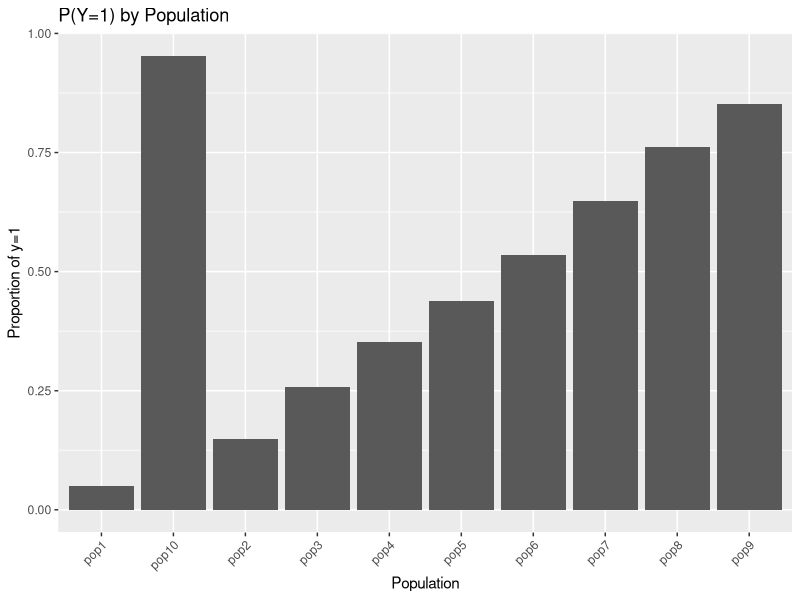
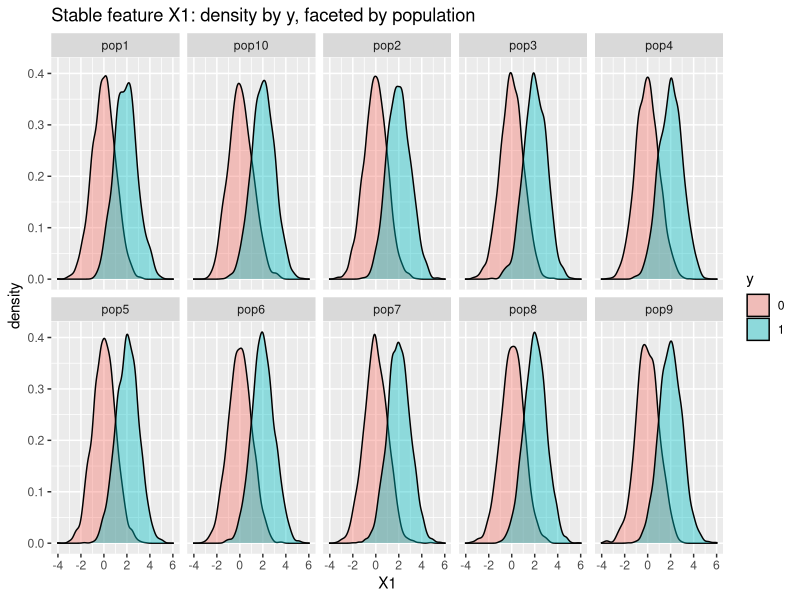
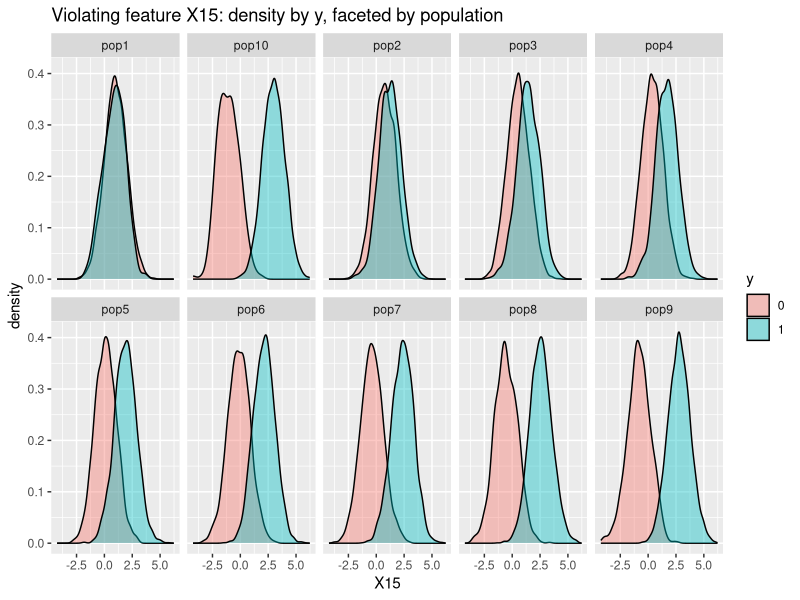

Generate these figures, in order, with R:
#set up
set.seed(42)

M <- 10 #number of pop


n <- 5000 # sample size for each pop

k <- 50 # total number of features

n_stable <- 10 #number of features that satisfy label shift

n_violate <- 20 # number of violating features:

n_noise <- 20 # number o noisy features

pi_vec <- seq(0.05, 0.95, length.out = M) # p(y=1) for each pop

# mu
stable_mu0 <- 0
stable_mu1 <- 2

violate_mu0 <- 0
violate_mu1 <- 2

shift_strength <- 1.0 # how strong the shift for each pop is

noise_mean <- 0
noise_sd <- 1


stable_idx  <- 1:n_stable # position for stable features

violate_idx <- (n_stable + 1):(n_stable + n_violate) #similar as above

noise_idx   <- (n_stable + n_violate + 1):k

feature_names <- paste0("X", 1:k) # name features X1, X2....

pop_factor <- seq(-1, 1, length.out = M) # create pop factor to shift each population


# generate data
dat <- data.frame()
# stable
for (m in 1:M) {
  y <- rbinom(n, size = 1, prob = pi_vec[m]) # generate labels for each pop
  
  X <- matrix(NA, nrow = n, ncol = k)# create empty matrix to store features for population m
  
  for (j in stable_idx) {
    mean_j <- ifelse(y == 1, stable_mu1, stable_mu0) # for each stable feature j, if y =1, mean be mu1,if not, mean be mu0
    
    X[, j] <- rnorm(n, mean = mean_j, sd = 1) # draw normal distribution with mu0 & mu1 according to Y. 
  }
  
  # violated
  shift_m <- shift_strength * pop_factor[m] # shift for each pop
  
  for (j in violate_idx) {
    base_mean <- ifelse(y == 1, violate_mu1, violate_mu0) # base mean similar to stable
    extra <- ifelse(y == 1, +shift_m, -shift_m) # extra effect, if y=1 +shiftm, if not -shiftm
    
    # draw normal distribution according to the rule
    X[,j] <- rnorm(n, mean = base_mean + extra, sd = 1)
  }
  
  # Noisy
  for (j in noise_idx) {
    X[, j] <- rnorm(n, mean = noise_mean, sd = noise_sd)
  }
  
  # name features
  colnames(X) <- feature_names
  
  # built data frame
  df_m <- data.frame(
    pop = paste0("pop", m),
    y = y,
    X
  )
  dat <- rbind(dat, df_m)
}

# check
stable_features <- feature_names[stable_idx]
violating_features <- feature_names[violate_idx]
noise_features <- feature_names[noise_idx]

head(dat)

stable_features

violating_features

noise_features

pi_vec

# visual
library(ggplot2)
prop_df <- aggregate(y ~ pop, data = dat, FUN = mean)

# y=1 for each pop
ggplot(prop_df, aes(x = pop, y = y)) +
  geom_col() +
  labs(title = "P(Y=1) by Population", x = "Population", y = "Proportion of y=1") +
  theme(axis.text.x = element_text(angle = 45, hjust = 1))

# for X1(stable), density by y: should center at 0 and 2
ggplot(dat, aes(x = X1, fill = factor(y))) +
  geom_density(alpha = 0.4) +
  facet_wrap(~ pop, ncol = 5) +
  labs(title = "Stable feature X1: density by y, faceted by population",
       fill = "y") 

# for X15, violated, density by y
ggplot(dat, aes(x = X15, fill = factor(y))) +
  geom_density(alpha = 0.4) +
  facet_wrap(~ pop, ncol = 5) +
  labs(title = "Violating feature X15: density by y, faceted by population",
       fill = "y")
